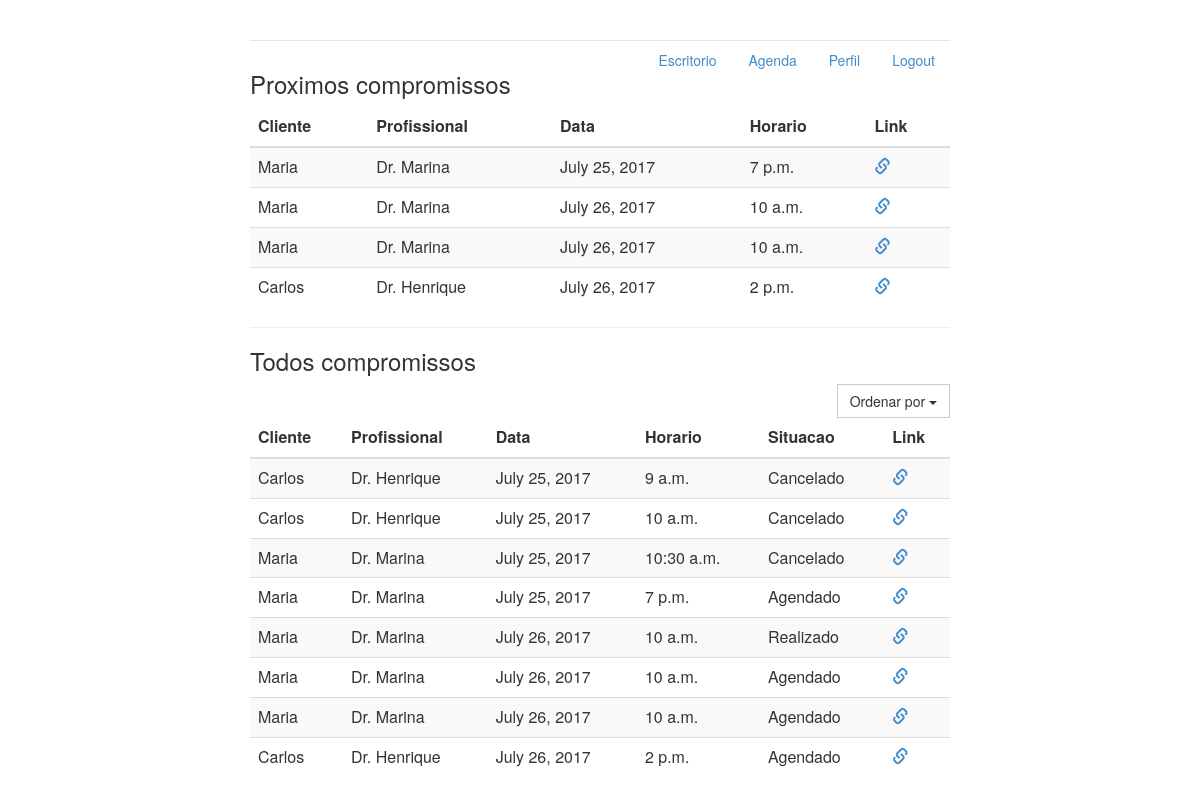
Before: /agenda with the older database file.
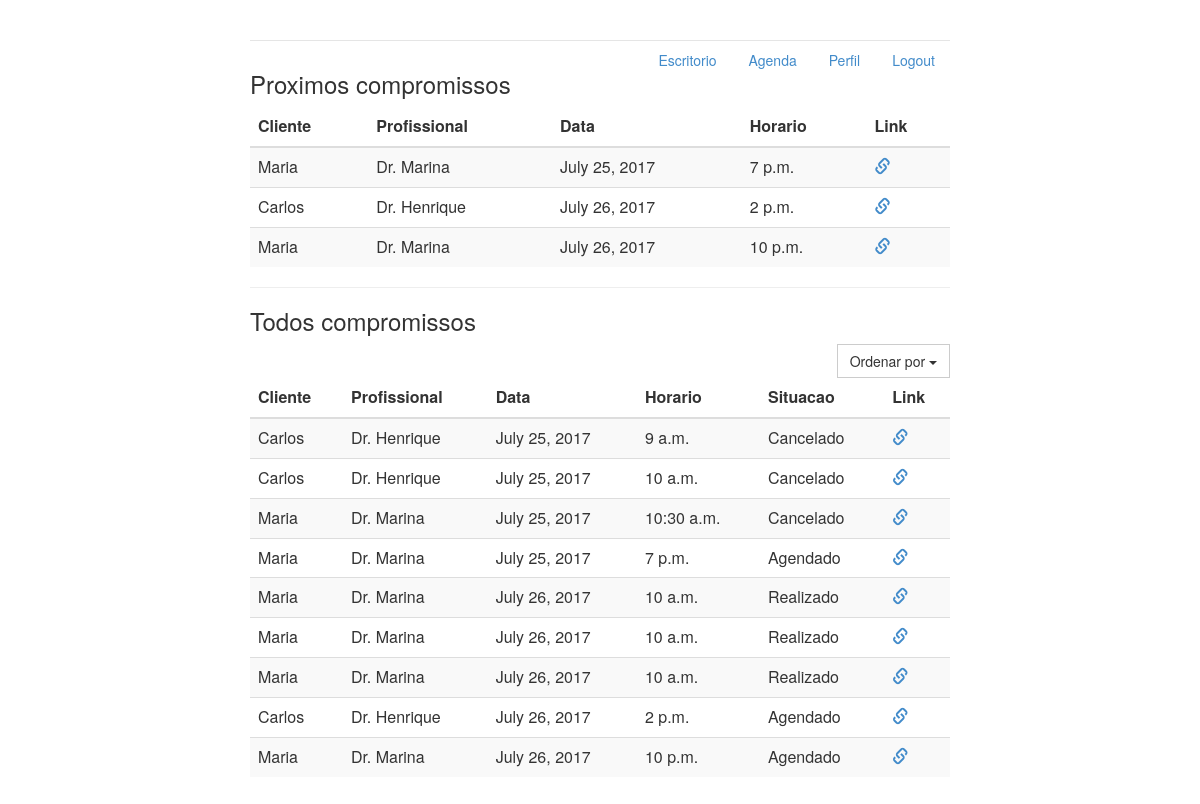
After: the same page with the newer database file.
### agenda/models.py (models this page shows, shortened)
class ItemAgenda(models.Model):
    profissional = models.ForeignKey(Profissional, on_delete=models.CASCADE, related_name='agenda_profissional')
    horario = models.TimeField()
    data = models.DateField()
    cliente = models.ForeignKey(Cliente, on_delete=models.CASCADE, related_name='agenda_cliente')
    escritorio = models.ForeignKey(Escritorio, on_delete=models.CASCADE, related_name='agenda_escritorio')
    SITUACAO = (
        ('A','Agendado'),
        ('R','Realizado'),
        ('C','Cancelado'),
        ('E','Em Andamento'),
    )
    situacao = models.CharField(max_length=1, choices=SITUACAO, default='A')
    def __init__(self, *args, **kwargs):
        super().__init__(*args, **kwargs)

class Cliente(models.Model):
    nome = models.CharField(max_length=120)
    telefone = models.CharField(max_length=10)
    cpf = models.CharField(max_length=11)
    def __init__(self, *args, **kwargs):
        super().__init__(*args, **kwargs)

class Profissional(models.Model):
    nome = models.CharField(max_length=120)
    telefone = models.CharField(max_length=10)
    profissao = models.CharField(max_length=120)
    escritorio = models.ForeignKey(Escritorio, on_delete=models.CASCADE, related_name="profissionais", null=True)
    gerente = models.BooleanField(default=False)
    STATUS = (
        ('A', 'Ausente'),
        ('D', 'Disponivel'),
        ('O', 'Ocupado'),
    )
    status = models.CharField(max_length=1, choices=STATUS, default='A')
    usuario = models.OneToOneField(User, related_name="profissional", on_delete=models.CASCADE)
    def __init__(self, *args, **kwargs):
        super().__init__(*args, **kwargs)

### agenda/views.py (the view)
# urls.py: url(r'^agenda$', views.detalhesAgenda, name='agenda'),
def detalhesAgenda(request, filter='data'):
    escritorio = perfilLogado().escritorio
    proximosCompromissos = ItemAgenda.objects.filter(escritorio=escritorio, situacao='A').order_by('data', 'horario')
    todosCompromissos = ItemAgenda.objects.filter(escritorio=escritorio).order_by(filter, 'data', 'horario')
    return render(request, 'agenda.html', {'proxCompromissos':proximosCompromissos,
                                           'todosCompromissos':todosCompromissos,
                                           'perfilLogado': perfilLogado()})

### agenda/views.py (called while the page is built)
def perfilLogado():
    return Profissional.objects.get(id=1)

### agenda/templates/agenda.html (shortened to what this page needs)
{% extends 'base.html' %}
{% block body %}
<h3>Proximos compromissos</h3>
<table class="table table-striped">
    <thead>
        <tr>
            <th>Cliente</th>
            <th>Profissional</th>
            <th>Data</th>
            <th>Horario</th>
            <th>Link</th>
        </tr>
    </thead>
    <tbody>
        {% for compromisso in proxCompromissos %}
            <tr>
                <td>{{ compromisso.cliente.nome }}</td>
                <td>{{ compromisso.profissional.nome }}</td>
                <td>{{ compromisso.data }}</td>
                <td>{{ compromisso.horario }}</td>
                <td><a href="{% url 'compromisso' compromisso.id %}"><span class="glyphicon glyphicon-link"></span></a></td>
            </tr>
        {% endfor %}
  </tbody>
</table>
<hr>
<h3>Todos compromissos</h3>
<div class="input-group">
    <div class="input-group-btn">
        <button type="button" class="btn btn-default dropdown-toggle pull-right" data-toggle="dropdown" aria-haspopup="true" aria-expanded="false">Ordenar por <span class="caret"></span></button>
    </div>
</div>
<table class="table table-striped">
    <thead>
        <tr>
            <th>Cliente</th>
            <th>Profissional</th>
            <th>Data</th>
            <th>Horario</th>
            <th>Situacao</th>
            <th>Link</th>
        </tr>
    </thead>
    <tbody>
        {% for compromisso in todosCompromissos %}
            <tr>
                <td>{{ compromisso.cliente.nome }}</td>
                <td>{{ compromisso.profissional.nome }}</td>
                <td>{{ compromisso.data }}</td>
                <td>{{ compromisso.horario }}</td>
                <td>{{ compromisso.get_situacao_display }}</td>
                <td><a href="{% url 'compromisso' compromisso.id %}"><span class="glyphicon glyphicon-link"></span></a></td>
            </tr>
        {% endfor %}
  </tbody>
</table>
{% endblock %}

Changed rows visible on the page:
no longer on one of the page's lists (row edited): ItemAgenda: cliente.nome "Maria", profissional.nome "Dr. Marina", data "July 26, 2017", horario "10 a.m."
no longer on one of the page's lists (row edited): ItemAgenda: cliente.nome "Maria", profissional.nome "Dr. Marina", data "July 26, 2017", horario "10 a.m."
added ItemAgenda: cliente.nome "Maria", profissional.nome "Dr. Marina", data "July 26, 2017", horario "10 p.m.", situacao "Agendado"
changed ItemAgenda (number 8 of 9 on the later page): situacao "Agendado" → "Realizado"
changed ItemAgenda (number 9 of 9 on the later page): situacao "Agendado" → "Realizado"
